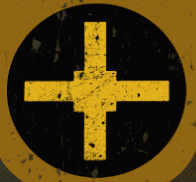
#> input picture main/tkinter/ca.PNG, 196 x 182 px, found by its file name
$ python interface.py
#> lines starting #> are read from the running program, lines starting #| are printed output that depends on the picture; long printed decimals are rounded
from distutils.command.build import build
import cv2 as cv
import tkinter as tk
from PIL import Image, ImageTk
from matplotlib import pyplot as plt
import numpy as np

W, H = 800, 400
#img = cv.imread('main/tkinter/8x8.png',cv.IMREAD_GRAYSCALE)
img = cv.imread('main/tkinter/ca.PNG',cv.IMREAD_GRAYSCALE)
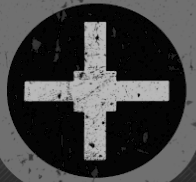
#> img: shape (182, 196); min 0, max 184, mean 64.2
#print(img)
i25 = cv.imread('main/tkinter/25x25.png',cv.IMREAD_GRAYSCALE)
#i16 = cv.imread('16x16.png',cv.IMREAD_GRAYSCALE)
#img = cv.resize(img, (int(W/2), H), interpolation=cv.INTER_NEAREST)
root = tk.Tk()
canvas = tk.Canvas(root, width=W, height=H)


def coef(k_or_j,m_or_n):
    if k_or_j == 0:
        return np.sqrt(1/m_or_n)
    return np.sqrt(2/m_or_n)

def C(m,n,k,j):
    M = np.zeros((m,n))
    for r in range(m):
        for s in range(n):
            term1 = coef(k,m)*coef(j,n)
            term2 = np.cos(np.pi*k*(r+1/2)/m)
            term3 = np.cos(np.pi*j*(s+1/2)/n)
            M[r,s] = term1*term2*term3
    return M

def pixelateThis(img, width, height, pw=8, ph=8):
    # Resize img to "pixelated" size
    temp = cv.resize(img, (pw, ph), interpolation=cv.INTER_LINEAR)

    # Initialize output image
    output = cv.resize(temp, (width, height), interpolation=cv.INTER_NEAREST)
    return output

def resizeThis(img, w=16, h=16):
    #print(img)
    # Initialize output image
    output = cv.resize(img, (w, h), interpolation=cv.INTER_NEAREST)
    return output


# [60 lines left out: functions labelFromArray, c, buildImage, not called in this run]


# Botao
'''browse_text = tk.StringVar()
browse_btn = tk.Button(root, textvariable=browse_text, command=lambda:c(), bg="#20bebe")
browse_text.set("Muda!")
browse_btn.grid(column=2)
'''

m = 8
n = 8

canvas.grid(columnspan=m, rowspan=n)
labels = [[None for j in range(n)] for i in range(m)]

for i in range(m):
    for j in range(n):
        labels[i][j] = tk.Button(root, text=f'[{i}][{j}]', command= lambda j=i, k=j: changeButton(k,j))

mask = [[1 for j in range(n)] for i in range(m)]

# Imagem
logo = pixelateThis(img, int(W/2), H, m, n)
#> in pixelateThis, `output = cv.resize(temp, (width, height), interpolation=cv.INTER_NEARE..`:
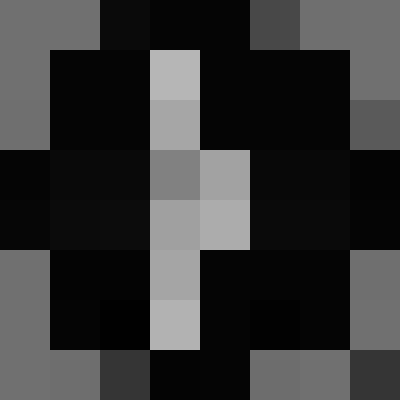
#> output: shape (400, 400); min 1, max 182, mean 54.2
actual_logo = resizeThis(img, m, n)
imgdct = cv.dct(actual_logo.astype(float))
print(imgdct.shape)
#| (8, 8)
print(imgdct[0,0])
#| 511.000
logo = Image.fromarray(logo)

logo = ImageTk.PhotoImage(logo)

logo_label = tk.Label(image=logo)
logo_label.image = logo

# [15 lines left out: function changeButton, not called in this run]

# Placing image
logo_label.grid(column=1, row=1, columnspan=int(m/2), rowspan=n)
packed_sequence = []
packed_arr = []
sequence = []
for j in range(m):
    packed_row = []
    packed_row_arr = []
    for k in range(n):
        current_block = C(m,n,k,j)
        #print(current_block)
        cur_delta = current_block - 1/128
        #print(cur_delta)
        #print(a[k,j])
        to_append = current_block*imgdct[k,j]
        current_block /= np.max(np.abs(current_block),axis=0)
        current_block *= (255.0/current_block.max())
        #print(to_append)
        #sequence.append(to_append*255)
        packed_row_arr.append(to_append*255)
        resized = resizeThis(current_block, int(W/(2*m)),int(H/n))
        img = Image.fromarray(resized)
        img = ImageTk.PhotoImage(img)
        packed_row.append(img)
        labels[k][j].configure(image=img)
        labels[k][j].image = img
        labels[k][j].grid(column=int(W/m)+k+1,row=j+1)
    packed_sequence.append(packed_row)
    packed_arr.append(packed_row_arr)
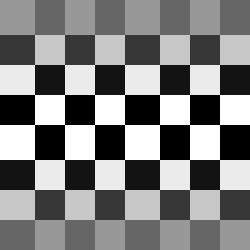
#> resized: shape (50, 50) float64 (shown 5 times larger); min -255, max 255, mean 0.2; drawn with min black and max white
#> after the loop, packed_arr = 8 items; packed_sequence = 8 items

'''for ax, M in tqdm(zip(axs.flat, sequence)):
    ax.imshow(M, cmap='gray')
plt.tight_layout()
plt.savefig('t1p.png')'''

#Resolvendo unever gaps


root.mainloop()

$ run again, with main/tkinter/lena.jpg saved as main/tkinter/ca.PNG
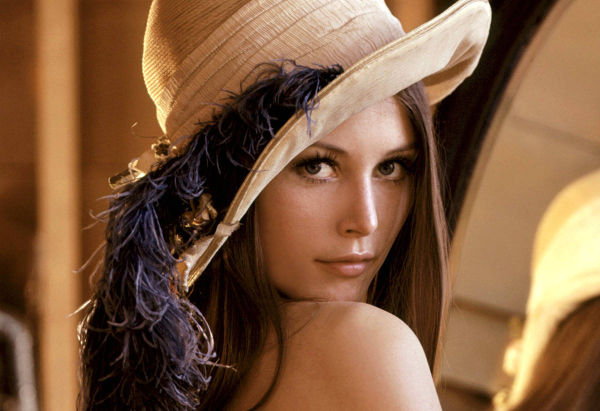
#> input picture main/tkinter/lena.jpg, 1200 x 822 px, found by its file name (shown at 1/2 size)
#> `img = cv.imread('main/tkinter/ca.PNG',cv.IMREAD_GRAYSCALE)`:
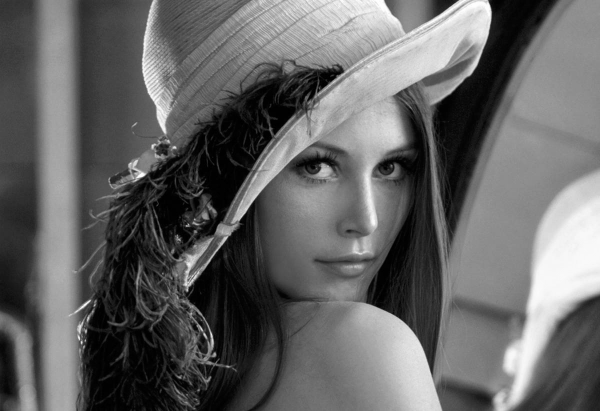
#> img: shape (822, 1200) (shown at 1/2 size); min 0, max 255, mean 100.1
#> in pixelateThis, `output = cv.resize(temp, (width, height), interpolation=cv.INTER_NEARE..`:
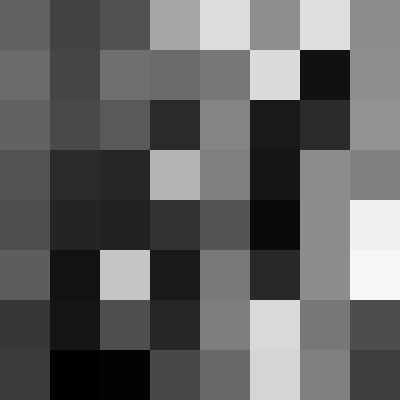
#> output: shape (400, 400); min 1, max 247, mean 99.4
#| (8, 8)
#| 775.250
#> after the loop `for j in range(m):`: packed_arr = 8 items
